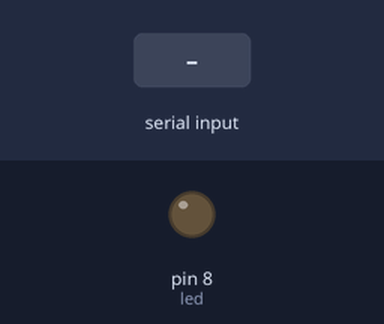
Recording of a sketch running on a simulated Arduino Uno, built with avr-gcc and run on an emulated ATmega328P. Shown: output pins drawn as LEDs (lit = HIGH). The inputs (shaded band) are chosen by the test bench.

Above: at 1.2 s.
1.3 s: "y" received over Serial
At 1.8 s:
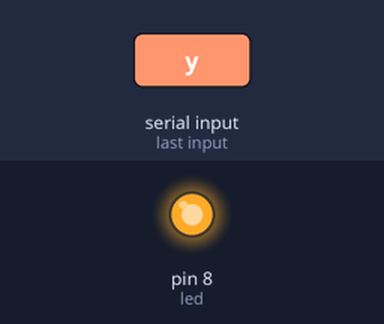
2.8 s: "n" received over Serial
At 4.1 s:
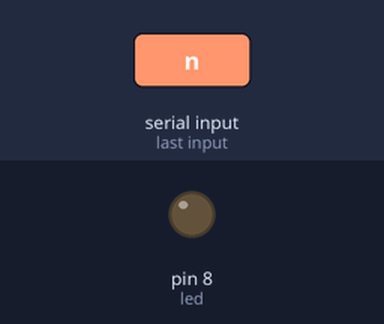
Timing chart, 0 to 5.8 s (numbered marks = the images above; inputs shaded):
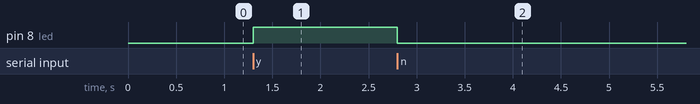

Measured:
- after the input at 1.3 s, pin 8 (led): LOW → HIGH at once
- after the input at 2.8 s, pin 8 (led): HIGH → LOW at once

The sketch:

Prueba_Bluethooth.ino
```cpp
int led = 8;
void setup() {
  pinMode(led,OUTPUT);
  Serial.begin(9600);
}

void loop() {
  if(Serial.available() > 0 ){
    char data = Serial.read(); // y o n de python
    if(data == 'y'){
      digitalWrite(led,HIGH);

    }
    else if(data == 'n'){
      digitalWrite(led,LOW);
    }
  }
}
```
